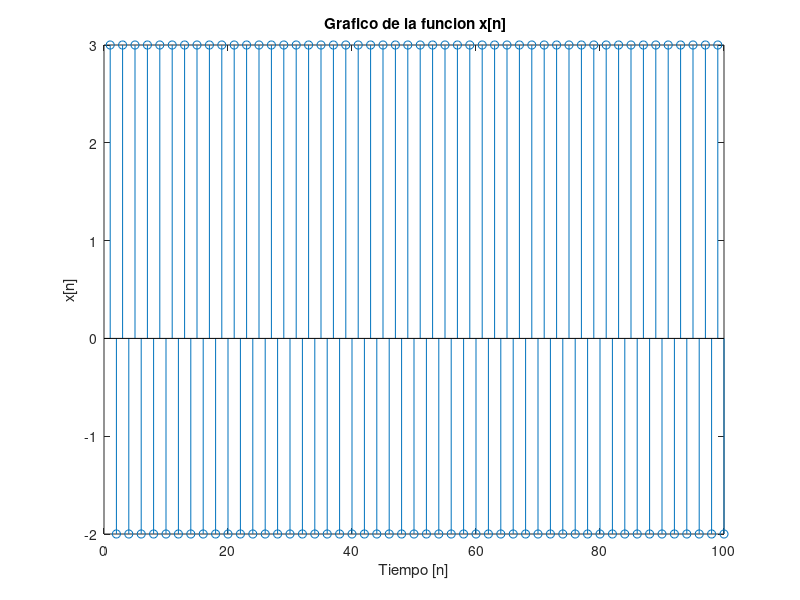
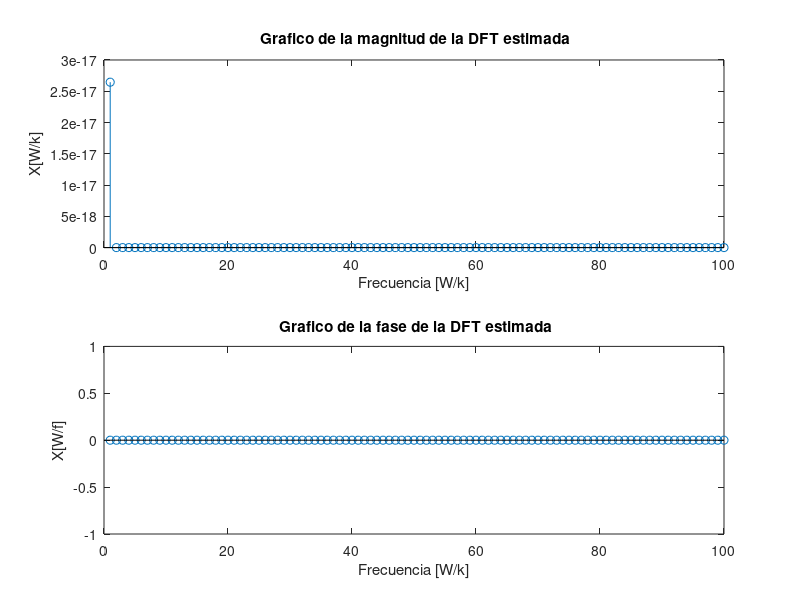
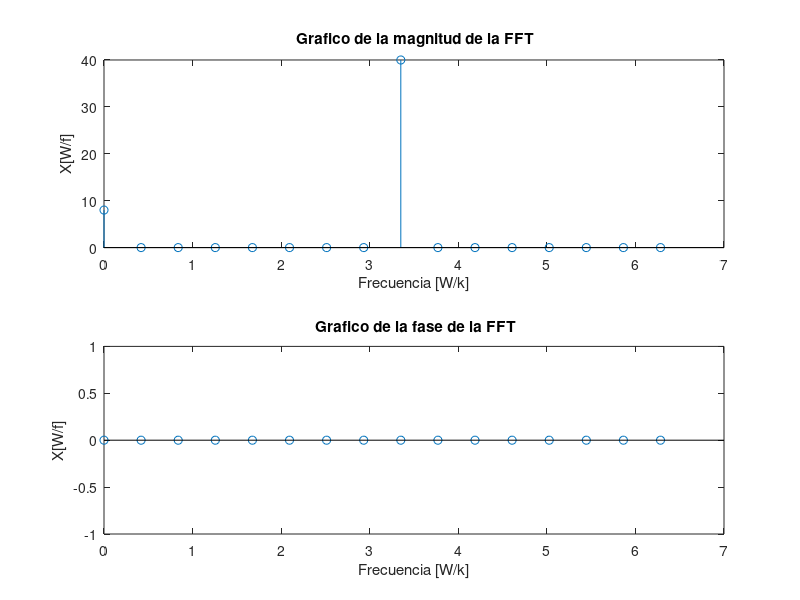

MATLAB code for these plots, in order:
%% DSP - EJERCICIO 4 C

clc; clear all;
close all;

n=[0:1:100];
xn=5*((0.8).^n);
xsuma=0;
figure(1);
stem(n,xn); title(' Grafico de la funcion x[n]');xlabel('Tiempo [n]');ylabel('x[n]');
for k=1:length(n)
    for m=1:16
        xsuma=xsuma+(xn(m)*exp(-i*2*pi*(1/16)*k*m));
    end
    xk(k)=xsuma;
    xsuma=0;
end
n2=linspace(0,2*pi,100);
figure(2);
subplot(2,1,1)
stem(n,abs(xk));title(' Grafico de la magnitud de la DFT estimada');xlabel('Frecuencia [W/k]');ylabel('X[W/k]');
subplot(2,1,2);
stem(n,angle(xk));title(' Grafico de la fase de la DFT estimada');xlabel('Frecuencia [W/k]');ylabel('X[W/f]');
n3=linspace(0,2*pi,16);
Xn=fft(xn,16);
figure(3);
subplot(2,1,1)
stem(n3,abs(Xn));title(' Grafico de la magnitud de la FFT');xlabel('Frecuencia [W/k]');ylabel('X[W/f]');
subplot(2,1,2)
stem(n3,angle(Xn));title(' Grafico de la fase de la FFT');xlabel('Frecuencia [W/k]');ylabel('X[W/f]');


%% DSP - EJERCICIO 4 D

clc; clear all;
close all;

n=[1:1:100];
for i=1:length(n)
    resto=rem(n(i),2);
    if resto==0
        xn(i)=-2;
    else
        xn(i)=3;
    end
end


xsuma=0;
figure(1);
stem(n,xn); title(' Grafico de la funcion x[n]');xlabel('Tiempo [n]');ylabel('x[n]');
for k=1:length(n)
    for m=1:16
        xsuma=xsuma+(xn(m)*exp(-i*2*pi*(1/16)*k*m));
    end
    xk(k)=xsuma;
    xsuma=0;
end
n2=linspace(0,2*pi,100);
figure(2);
subplot(2,1,1)
stem(n,abs(xk));title(' Grafico de la magnitud de la DFT estimada');xlabel('Frecuencia [W/k]');ylabel('X[W/k]');
subplot(2,1,2);
stem(n,angle(xk));title(' Grafico de la fase de la DFT estimada');xlabel('Frecuencia [W/k]');ylabel('X[W/f]');
n3=linspace(0,2*pi,16);
Xn=fft(xn,16);
figure(3);
subplot(2,1,1)
stem(n3,abs(Xn));title(' Grafico de la magnitud de la FFT');xlabel('Frecuencia [W/k]');ylabel('X[W/f]');
subplot(2,1,2)
stem(n3,angle(Xn));title(' Grafico de la fase de la FFT');xlabel('Frecuencia [W/k]');ylabel('X[W/f]');